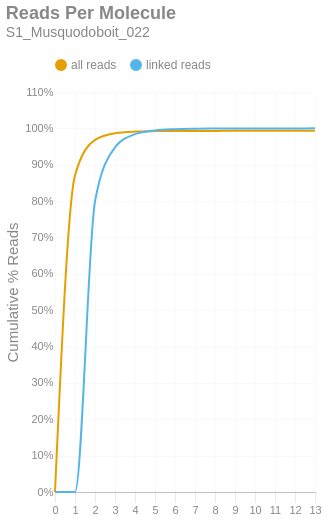

Notebook source saved alongside this figure:
### Markdown cell above
### Reads per Molecule
This chart shows the cumulative distribution of the number of reads per linked molecule. That is, how many alignments are associated with a unique molecule. This excludes the number of reads associated with invalid or absent linked-read barcodes. The `linked` histogram is the percentages recalculated when disregarding singletons.

### Code cell
if SKIPLR:
    print_html(f"Skipped")
else:
    counts = np.bincount(valids['reads'].cast(pl.Int64).to_numpy())
    weighted = counts * np.arange(len(counts))
    all_perc = weighted / n_reads
    linked_perc = weighted / n_linked_reads
    linked_perc[1] = 0
    binned_df = pl.DataFrame({
        'readsper': list(range(len(counts))),
        'all reads (cumsum)': np.cumsum(all_perc).tolist(),
        'linked reads (cumsum)': np.cumsum(linked_perc).tolist(),
    })

    with SafeRender(binned_df):
        (
            density_plot(binned_df, 'Reads Per Molecule', samplename, 'readspmol')
            .encode(
                x=alt.X('readsper:O', title=None).axis(labelAngle=0).scale(padding=0),
                y=alt.Y('value:Q', title='Cumulative % Reads').axis(format='%').stack(False),
                color=alt.Color("key:N").scale(domain=["all reads", "linked reads"]),
                tooltip=[
                    alt.Tooltip("key:N", title="Data Type"),
                    alt.Tooltip("readsper:O", title="Reads Per Molecule"),
                    alt.Tooltip("value:Q", format=".2%", title="% Reads (Cum.)")
                ]            
            )
        ).display()

### Figure 1 — Vega-Lite specification as saved in the notebook (floating-point values rounded to 4 significant figures)
{"width": "container", "height": 400, "config": {"title": {"anchor": "start", "dy": -15, "fontSize": 18, "color": "#888888", "subtitleColor": "#888888", "subtitleFontSize": 14}, "arc": {"fill": "#0072B2"}, "axis": {"domainColor": "#888888", "domainWidth": 0.5, "gridWidth": 0.2, "grid": false, "titleFontWeight": 400, "titleFontSize": 15, "labelFontSize": 11, "labelColor": "#888888", "tickColor": "#888888", "tickWidth": 0.2, "titleColor": "#888888"}, "axisBand": {"grid": false}, "axisX": {"grid": true, "tickSize": 10, "domainCap": "round"}, "axisY": {"domain": false, "grid": true, "tickSize": 0, "domainCap": "round"}, "background": "transparent", "header": {"labelFontSize": 15, "labelColor": "#888888", "titleFontSize": 15, "titleFontWeight": 600, "titleColor": "#888888"}, "legend": {"labelFont": "sans-serif", "labelFontSize": 12, "labelColor": "#888888", "symbolSize": 100, "symbolType": "circle", "titleFontSize": 12, "titlePadding": 10, "titleColor": "#888888", "title": null, "orient": "top"}, "range": {"category": ["#E69F00", "#56B4E9", "#009E73", "#F0E442", "#0072B2", "#D55E00", "#CC79A7", "#000000"], "diverging": ["#cfe8f3", "#a2d4ec", "#73bfe2", "#46abdb", "#1696d2", "#12719e"]}, "area": {"fill": "#0072B2", "fillOpacity": 0.7, "line": true, "strokeOpacity": 0.7}, "line": {"color": "#0072B2", "stroke": "#0072B2", "strokeWidth": 2}, "trail": {"color": "#0072B2", "stroke": "#0072B2", "strokeWidth": 0, "size": 1}, "point": {"filled": true, "fillOpacity": 1.0, "size": 95}, "text": {"color": "#888888", "fontSize": 11, "align": "right", "fontWeight": 400, "size": 11}, "bar": {"fill": "#0072B2", "stroke": null}, "view": {"stroke": null, "continuousWidth": 660, "continuousHeight": 400}}, "data": {"name": "data-f31e0609a30d656e2c80bd64af73686a"}, "mark": {"type": "line", "interpolate": "monotone", "point": {"opacity": 0, "size": 275}}, "encoding": {"color": {"field": "key", "scale": {"domain": ["all reads", "linked reads"]}, "type": "nominal"}, "tooltip": [{"field": "key", "title": "Data Type", "type": "nominal"}, {"field": "readsper", "title": "Reads Per Molecule", "type": "ordinal"}, {"field": "value", "format": ".2%", "title": "% Reads (Cum.)", "type": "quantitative"}], "x": {"axis": {"labelAngle": 0}, "field": "readsper", "scale": {"padding": 0}, "title": null, "type": "ordinal"}, "y": {"axis": {"format": "%"}, "field": "value", "stack": false, "title": "Cumulative % Reads", "type": "quantitative"}}, "params": [{"name": "param_c36ac31b6afebe62", "select": {"type": "point", "fields": ["key"]}, "bind": "legend"}], "title": {"text": "Reads Per Molecule", "subtitle": "S1_Musquodoboit_022"}, "transform": [{"fold": ["all reads (cumsum)", "linked reads (cumsum)"]}, {"calculate": "replace(datum.key, ' (cumsum)', '')", "as": "key"}, {"filter": {"param": "param_c36ac31b6afebe62"}}], "usermeta": {"embedOptions": {"downloadFileName": "S1_Musquodoboit_022.readspmol"}}, "$schema": "https://vega.github.io/schema/vega-lite/v6.1.0.json", "datasets": {"data-f31e0609a30d656e2c80bd64af73686a": [{"readsper": 0, "all reads (cumsum)": 0.0, "linked reads (cumsum)": 0.0}, {"readsper": 1, "all reads (cumsum)": 0.8706, "linked reads (cumsum)": 0.0}, {"readsper": 2, "all reads (cumsum)": 0.9685, "linked reads (cumsum)": 0.799}, {"readsper": 3, "all reads (cumsum)": 0.9868, "linked reads (cumsum)": 0.948}, {"readsper": 4, "all reads (cumsum)": 0.9912, "linked reads (cumsum)": 0.984}, {"readsper": 5, "all reads (cumsum)": 0.9925, "linked reads (cumsum)": 0.9944}, {"readsper": 6, "all reads (cumsum)": 0.9929, "linked reads (cumsum)": 0.9977}, {"readsper": 7, "all reads (cumsum)": 0.993, "linked reads (cumsum)": 0.9989}, {"readsper": 8, "all reads (cumsum)": 0.9931, "linked reads (cumsum)": 0.9995}, {"readsper": 9, "all reads (cumsum)": 0.9931, "linked reads (cumsum)": 0.9998}, {"readsper": 10, "all reads (cumsum)": 0.9931, "linked reads (cumsum)": 0.9999}, {"readsper": 11, "all reads (cumsum)": 0.9931, "linked reads (cumsum)": 0.9999}, {"readsper": 12, "all reads (cumsum)": 0.9931, "linked reads (cumsum)": 0.9999}, {"readsper": 13, "all reads (cumsum)": 0.9931, "linked reads (cumsum)": 1.0}]}}
